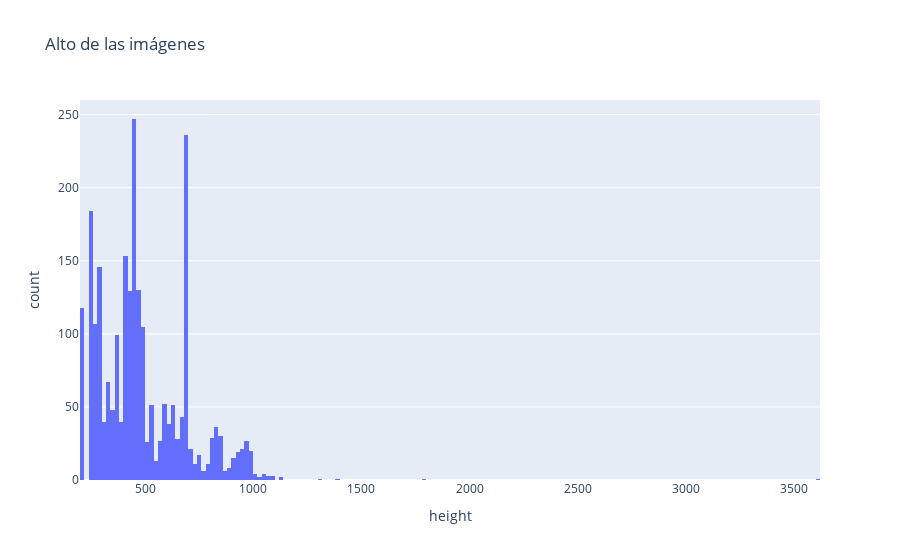

Notebook code cell kept with this figure:
### Code cell
px.histogram(df2, x=df2["height"], title="Alto de las imágenes")

### Figure 1 — Plotly figure (JSON) as saved in the notebook; plotly's stock layout.template omitted (floating-point values rounded to 4 significant figures; data arrays with more than 128 entries replaced by an {"elided": "..."} marker saying what was removed)
{"data": [{"alignmentgroup": "True", "bingroup": "x", "hovertemplate": "height=%{x}<br>count=%{y}<extra></extra>", "legendgroup": "", "marker": {"color": "#636efa", "pattern": {"shape": ""}}, "name": "", "offsetgroup": "", "orientation": "v", "showlegend": false, "type": "histogram", "x": {"elided": "2477 int values"}, "xaxis": "x", "yaxis": "y"}], "layout": {"barmode": "relative", "legend": {"tracegroupgap": 0}, "title": {"text": "Alto de las imágenes"}, "xaxis": {"anchor": "y", "domain": [0, 1], "title": {"text": "height"}}, "yaxis": {"anchor": "x", "domain": [0, 1], "title": {"text": "count"}}}}
